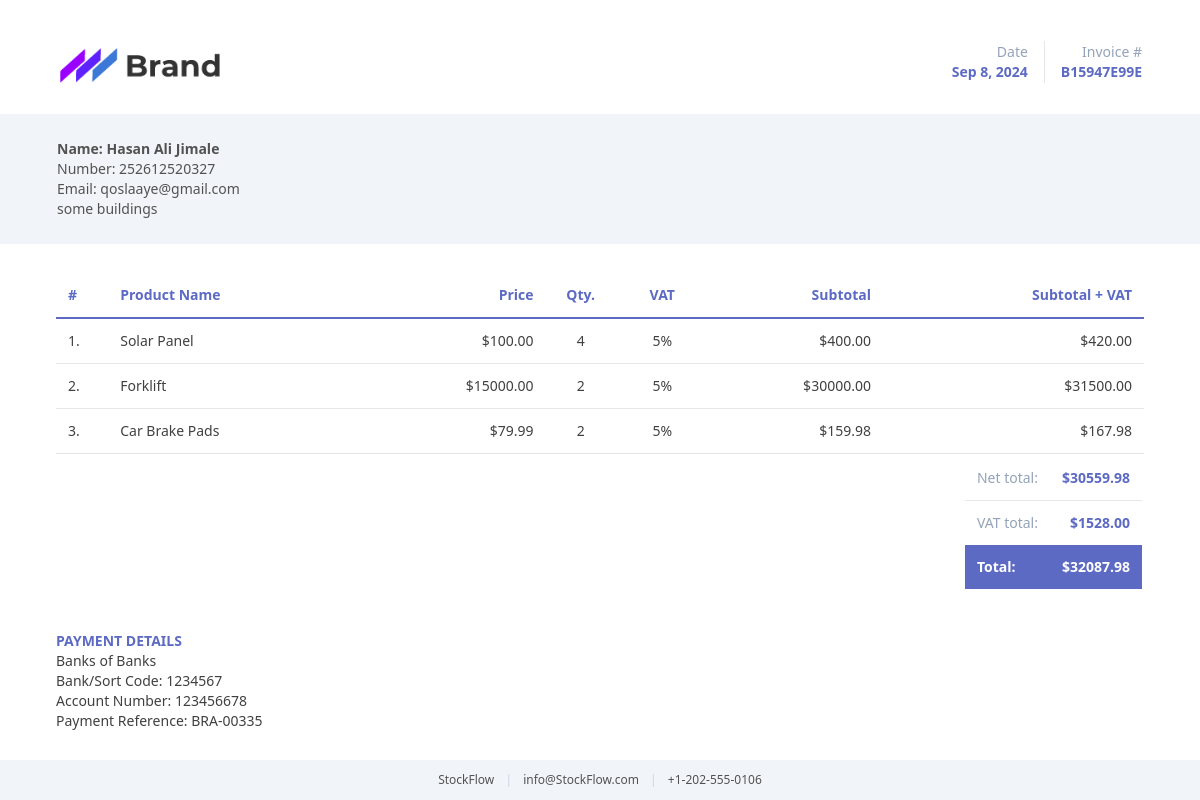
The page /invoice_details/1/ (signed in) on the database its author committed.
### stockflow/models.py (models this page shows, shortened)
class Invoice(models.Model):
    customer = models.ForeignKey(Customer, on_delete=models.CASCADE)
    orders = models.ManyToManyField(Order)
    invoice_number = models.CharField(max_length=100, unique=True)
    total_amount = models.DecimalField(max_digits=10, decimal_places=2)
    created_at = models.DateTimeField(auto_now_add=True)

class Customer(models.Model):
    user = models.OneToOneField(User, null=True, blank=True, on_delete=models.CASCADE)
    name = models.CharField(max_length=200, null=True, blank=True)
    phone = models.CharField(max_length=200, null=True, blank=True)
    email = models.EmailField(max_length=200, null=True, blank=True)
    address = models.TextField(null=True, blank=True)
    profile_pic = models.ImageField(default="profile1.png", null=True, blank=True)
    date_created = models.DateTimeField(auto_now_add=True, null=True, blank=True)

class Order(models.Model):
    STATUS = (
        ('Pending', 'Pending'),
        ('Shipped', 'Shipped'),
        ('Delivered', 'Delivered'),
    )
    customer = models.ForeignKey(Customer, on_delete=models.CASCADE)
    product = models.ForeignKey(Product, on_delete=models.CASCADE)
    quantity = models.PositiveIntegerField(default=1)
    status = models.CharField(max_length=200, choices=STATUS, default='Pending')
    date_created = models.DateTimeField(auto_now_add=True)

class Product(models.Model):
    name = models.CharField(max_length=200)
    description = models.TextField(blank=True, null=True)
    price = models.DecimalField(max_digits=10, decimal_places=2)
    quantity = models.PositiveIntegerField(default=0)
    category = models.ForeignKey(Category, on_delete=models.CASCADE)
    supplier = models.ForeignKey(Supplier, on_delete=models.CASCADE)
    created_at = models.DateTimeField(auto_now_add=True)
    updated_at = models.DateTimeField(auto_now=True)

### stockflow/decorators.py (the view)
		def wrapper_func(request, *args, **kwargs):
			group = None
			if request.user.groups.exists():
				group = request.user.groups.all()[0].name
			if group in allowed_roles:
				return view_func(request, *args, **kwargs)
			else:
				return redirect('/')

### templates/invoice_template.html (shortened to what this page needs)
{% load static %}
<!DOCTYPE html>
<html lang="en">
<head>
  <link rel="stylesheet" href="{% static 'css/invoice-style.css' %}" type="text/css" media="all" />
</head>
<body>
  <div>
    <div class="py-4">
      <div class="px-14 py-6">
        <table class="w-full border-collapse border-spacing-0">
          <tbody>
            <tr>
              <td class="w-full align-top">
                <div>
                  <img src="{% static 'img/logo/brand-sample.png' %}" class="h-12" />
                </div>
              </td>
              <td class="align-top">
                <div class="text-sm">
                  <table class="border-collapse border-spacing-0">
                    <tbody>
                      <tr>
                        <td class="border-r pr-4">
                          <div>
                            <p class="whitespace-nowrap text-slate-400 text-right">Date</p>
                            <p class="whitespace-nowrap font-bold text-main text-right">{{ invoice.created_at | date:"M j, Y" }}</p>
                          </div>
                        </td>
                        <td class="pl-4">
                          <div>
                            <p class="whitespace-nowrap text-slate-400 text-right">Invoice #</p>
                            <p class="whitespace-nowrap font-bold text-main text-right">{{ invoice.invoice_number }}</p>
                          </div>
                        </td>
                      </tr>
                    </tbody>
                  </table>
                </div>
              </td>
            </tr>
          </tbody>
        </table>
      </div>
      <div class="bg-slate-100 px-14 py-6 text-sm">
        <table class="w-full border-collapse border-spacing-0">
          <tbody>
            <tr>
              <td class="w-1/2 align-top">
                <div class="text-sm text-neutral-600">
                  <p class="font-bold">Name: {{ invoice.customer.name }}</p>
                  <p>Number: {{ invoice.customer.phone }}</p>
                  <p>Email: {{ invoice.customer.email }}</p>
                  <p>{{ invoice.customer.address }}</p>
                </div>
              </td>
            </tr>
          </tbody>
        </table>
      </div>
      <div class="px-14 py-10 text-sm text-neutral-700">
        <table class="w-full border-collapse border-spacing-0">
          <thead>
            <tr>
              <td class="border-b-2 border-main pb-3 pl-3 font-bold text-main">#</td>
              <td class="border-b-2 border-main pb-3 pl-2 font-bold text-main">Product Name</td>
              <td class="border-b-2 border-main pb-3 pl-2 text-right font-bold text-main">Price</td>
              <td class="border-b-2 border-main pb-3 pl-2 text-center font-bold text-main">Qty.</td>
              <td class="border-b-2 border-main pb-3 pl-2 text-center font-bold text-main">VAT</td>
              <td class="border-b-2 border-main pb-3 pl-2 text-right font-bold text-main">Subtotal</td>
              <td class="border-b-2 border-main pb-3 pl-2 pr-3 text-right font-bold text-main">Subtotal + VAT</td>
            </tr>
          </thead>
          <tbody>
            {% for order in orders %}
              <tr>
                  <td class="border-b py-3 pl-3">{{ forloop.counter }}.</td>
                  <td class="border-b py-3 pl-2">{{ order.product.name }}</td>
                  <td class="border-b py-3 pl-2 text-right">${{ order.product.price }}</td>
                  <td class="border-b py-3 pl-2 text-center">{{ order.quantity }}</td>
                  <td class="border-b py-3 pl-2 text-center">5%</td>
                  <td class="border-b py-3 pl-2 text-right">${{ order.sub_total }}</td>
                  <td class="border-b py-3 pl-2 pr-3 text-right">${{order.sub_total_sub_vat|floatformat:2}}</td>
              </tr>
            {% endfor %}
            <tr>
              <td colspan="7">
                <table class="w-full border-collapse border-spacing-0">
                  <tbody>
                    <tr>
                      <td class="w-full"></td>
                      <td>
                        <table class="w-full border-collapse border-spacing-0">
                          <tbody>
                            <tr>
                              <td class="border-b p-3">
                                <div class="whitespace-nowrap text-slate-400">Net total:</div>
                              </td>
                              <td class="border-b p-3 text-right">
                                <div class="whitespace-nowrap font-bold text-main">${{ invoice.total_amount }}</div>
                              </td>
                            </tr>
                            <tr>
                              <td class="p-3">
                                <div class="whitespace-nowrap text-slate-400">VAT total:</div>
                              </td>
                              <td class="p-3 text-right">
                                <div class="whitespace-nowrap font-bold text-main">${{vat_total|floatformat:2}}</div>
                              </td>
                            </tr>
                            <tr>
                              <td class="bg-main p-3">
                                <div class="whitespace-nowrap font-bold text-white">Total:</div>
                              </td>
                              <td class="bg-main p-3 text-right">
                                <div class="whitespace-nowrap font-bold text-white">${{total_with_vat|floatformat:2}}</div>
                              </td>
                            </tr>
                          </tbody>
                        </table>
                      </td>
                    </tr>
                  </tbody>
                </table>
              </td>
            </tr>
          </tbody>
        </table>
      </div>
      <div class="px-14 text-sm text-neutral-700">
        <p class="text-main font-bold">PAYMENT DETAILS</p>
        <p>Banks of Banks</p>
        <p>Bank/Sort Code: 1234567</p>
        <p>Account Number: 123456678</p>
        <p>Payment Reference: BRA-00335</p>
      </div>
        <footer class="fixed bottom-0 left-0 bg-slate-100 w-full text-neutral-600 text-center text-xs py-3">
          StockFlow
          <span class="text-slate-300 px-2">|</span>
          info@StockFlow.com
          <span class="text-slate-300 px-2">|</span>
          +1-202-555-0106
        </footer>
      </div>
    </div>
</body>
</html>

### static/css/invoice-style.css (style rules this page uses)
html { line-height: 1.5; -webkit-text-size-adjust: 100%; -moz-tab-size: 4; tab-size: 4; font-family: ui-sans-serif, system-ui, -apple-system, BlinkMacSystemFont, "Segoe UI", Roboto, "Helvetica Neue", Arial, "Noto Sans", sans-serif, "Apple Color Emoji", "Segoe UI Emoji", "Segoe UI Symbol", "Noto Color Emoji"; font-feature-settings: normal; font-variation-settings: normal; }
body { margin: 0; line-height: inherit; }
table { text-indent: 0; border-color: inherit; border-collapse: collapse; }
blockquote, dl, dd, h1, h2, h3, h4, h5, h6, hr, figure, p, pre { margin: 0; }
img, svg, video, canvas, audio, iframe, embed, object { display: block; vertical-align: middle; }
img, video { max-width: 100%; height: auto; }
.fixed { position: fixed; }
.bottom-0 { bottom: 0px; }
.left-0 { left: 0px; }
.h-12 { height: 3rem; }
.w-1\/2 { width: 50%; }
.w-full { width: 100%; }
.border-collapse { border-collapse: collapse; }
.border-spacing-0 { --tw-border-spacing-x: 0px; --tw-border-spacing-y: 0px; border-spacing: var(--tw-border-spacing-x) var(--tw-border-spacing-y); }
.whitespace-nowrap { white-space: nowrap; }
.border-b { border-bottom-width: 1px; }
.border-b-2 { border-bottom-width: 2px; }
.border-r { border-right-width: 1px; }
.border-main { border-color: #5c6ac4; }
.bg-main { background-color: #5c6ac4; }
.bg-slate-100 { background-color: #f1f5f9; }
.p-3 { padding: 0.75rem; }
.px-14 { padding-left: 3.5rem; padding-right: 3.5rem; }
.px-2 { padding-left: 0.5rem; padding-right: 0.5rem; }
.py-10 { padding-top: 2.5rem; padding-bottom: 2.5rem; }
.py-3 { padding-top: 0.75rem; padding-bottom: 0.75rem; }
.py-4 { padding-top: 1rem; padding-bottom: 1rem; }
.py-6 { padding-top: 1.5rem; padding-bottom: 1.5rem; }
.pb-3 { padding-bottom: 0.75rem; }
.pl-2 { padding-left: 0.5rem; }
.pl-3 { padding-left: 0.75rem; }
.pl-4 { padding-left: 1rem; }
.pr-3 { padding-right: 0.75rem; }
.pr-4 { padding-right: 1rem; }
.text-center { text-align: center; }
.text-right { text-align: right; }
.align-top { vertical-align: top; }
.text-sm { font-size: 0.875rem; line-height: 1.25rem; }
.text-xs { font-size: 0.75rem; line-height: 1rem; }
.font-bold { font-weight: 700; }
.text-main { color: #5c6ac4; }
.text-neutral-600 { color: #525252; }
.text-neutral-700 { color: #404040; }
.text-slate-300 { color: #cbd5e1; }
.text-slate-400 { color: #94a3b8; }
.text-white { color: #fff; }

### rows shown on the page
Invoice: created_at "Sep 8, 2024", invoice_number "B15947E99E", customer.name "Hasan Ali Jimale", customer.phone "252612520327", customer.email "qoslaaye@gmail.com", customer.address "some buildings", total_amount "30559.98"
Order: product.name "Solar Panel", product.price "100.00", quantity "4", sub_total "400.00", sub_total_sub_vat "420.00"
Order: product.name "Forklift", product.price "15000.00", quantity "2", sub_total "30000.00", sub_total_sub_vat "31500.00"
Order: product.name "Car Brake Pads", product.price "79.99", quantity "2", sub_total "159.98", sub_total_sub_vat "167.98"

### other values the page prints
{{ vat_total|floatformat:2 }} "1528.00"
{{ total_with_vat|floatformat:2 }} "32087.98"
